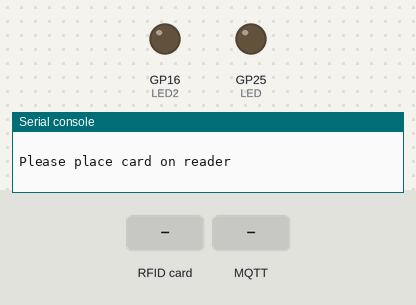
Bench run of a program on a simulated Raspberry Pi Pico running MicroPython. Shown: output pins drawn as LEDs (lit = HIGH), the last lines printed to the serial console. The inputs (shaded band) are chosen by the test bench. WiFi joins after 1.5 s; no MQTT or app messages arrive unless stated.

Above: at 6.5 s.
6.6 s: RFID card 5E 7A 19 C4 held to the reader
At 7.8 s:
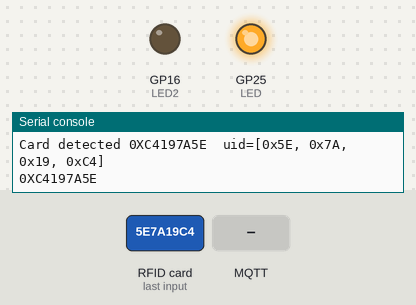
8.1 s: MQTT message "Turn Off" arrives on the first subscribed topic
At 8.5 s:
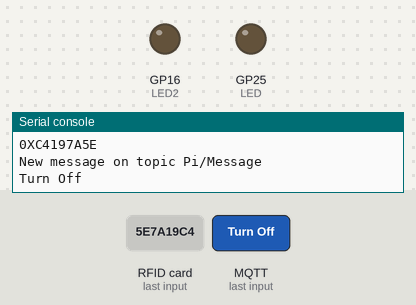
9.6 s: MQTT message "Turn On" arrives on the first subscribed topic
At 10.8 s:
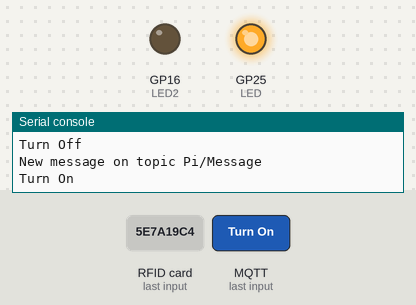
Timing chart, 0 to 12.6 s (numbered marks = the images above; inputs shaded):
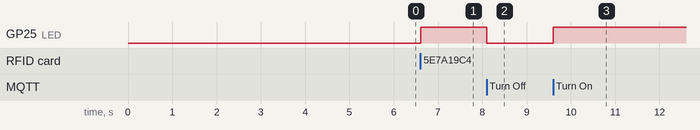

Measured:
- after the input at 6.6 s, GP25 (LED): LOW → HIGH at once
- after the input at 8.1 s, GP25 (LED): HIGH → LOW at once
- after the input at 9.6 s, GP25 (LED): LOW → HIGH at once

The program:

MergedMqttRfid.py
```python
from mfrc522 import MFRC522
import utime
from machine import Pin, Timer
import network
import time
from umqtt.simple import MQTTClient


LED = Pin("LED", Pin.OUT)
LED2 = Pin("GP16", Pin.OUT)
timer = Timer()
master_control = False
client = None


def uidToString(uid):
    mystring = ""
    for i in uid:
        mystring = "%02X" % i + mystring
    return mystring


def sub_cb(topic, msg):
    global master_control
    print("New message on topic {}".format(topic.decode('utf-8')))
    msg = msg.decode('utf-8')
    print(msg)
    if msg == "Turn Off":
        LED.value(0)
        master_control = False
        #MOTOR.value(0)
    elif msg == "Turn On":
        LED.value(1)
        master_control = True
        #MOTOR.value(1)


def mqtt_connect():
    global client
    client = MQTTClient(client_id, mqtt_server, keepalive=60)
    client.set_callback(sub_cb)
    # client.connect()
    # print('Connected to %s MQTT Broker'%(mqtt_server))

    client.connect()
    client.subscribe(topic_sub)


def CallMsg(timer):
    try:
        global client
        garbage = client.check_msg()
    except:
        print("An error as occured")


reader = MFRC522(spi_id=0,sck=6,miso=4,mosi=7,cs=5,rst=22)

wlan = network.WLAN(network.STA_IF)
wlan.active(True)
# wlan.connect("GWN6B91D8","726KExNv")
wlan.connect("CNT-IoT", "")
while wlan.isconnected() == False:
    print("Waiting for connection")
    time.sleep(5)
print(wlan.isconnected())

LED = Pin("LED", Pin.OUT)
#MOTOR = Pin("GP22", Pin.OUT)

# '192.168.1.119' LAN doesn't work however online broker works fine
# 'test.mosquitto.org'
mqtt_server = 'test.mosquitto.org'
client_id = 'hambord'
topic_sub = b'Pi/Message'

PreviousCard = [0]
reader.init()

print("")
print("Please place card on reader")
print("")

mqtt_connect()

if not client.connect():
    client.subscribe(topic_sub)

try:
    timer.init(freq=10, mode=Timer.PERIODIC, callback=CallMsg)
    while True:
        # reader.init()

        (stat, tag_type) = reader.request(reader.REQIDL)
        #print('request stat:',stat,' tag_type:',tag_type)
        if stat == reader.OK:
            (stat, uid) = reader.SelectTagSN()
            if stat == reader.OK:
                print("Card detected {}  uid={}".format(hex(int.from_bytes(bytes(uid),"little",False)).upper(),reader.tohexstring(uid)))

                cardID = hex(int.from_bytes(bytes(uid),"little",False)).upper()
                print(cardID)

                if cardID == "0X9EF24FB8":
                    print("Not Authenticated")
                else:
                    # MTR.value(1)
                    LED.value(1)
                utime.sleep_ms(5000)
        elif stat != reader.OK and not master_control:
            # MTR.value(0)
            LED.value(0)
            PreviousCard=[0]
except KeyboardInterrupt:
    pass
```
